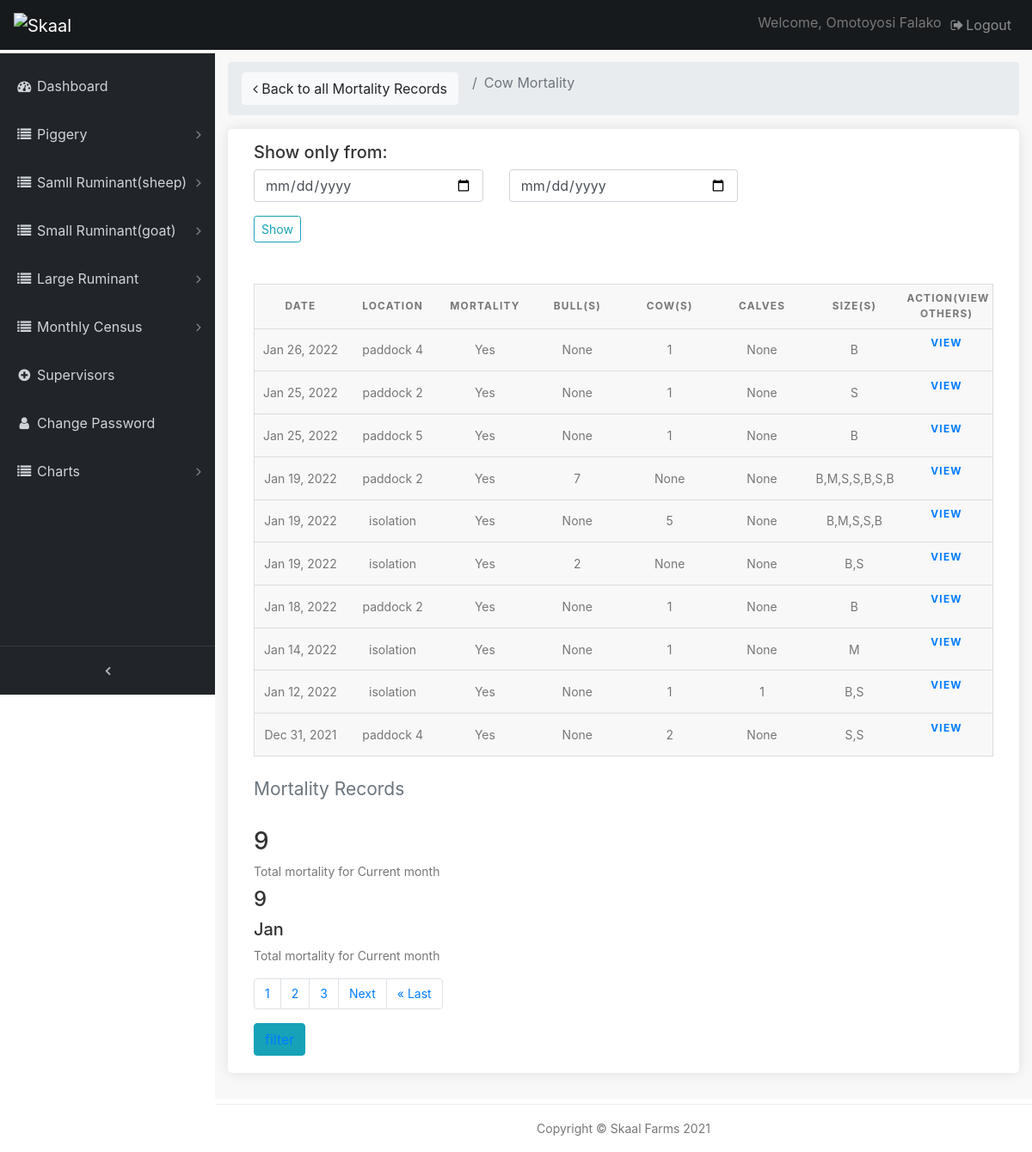
The app's page /pages/cow-motality-records (signed in), older data.
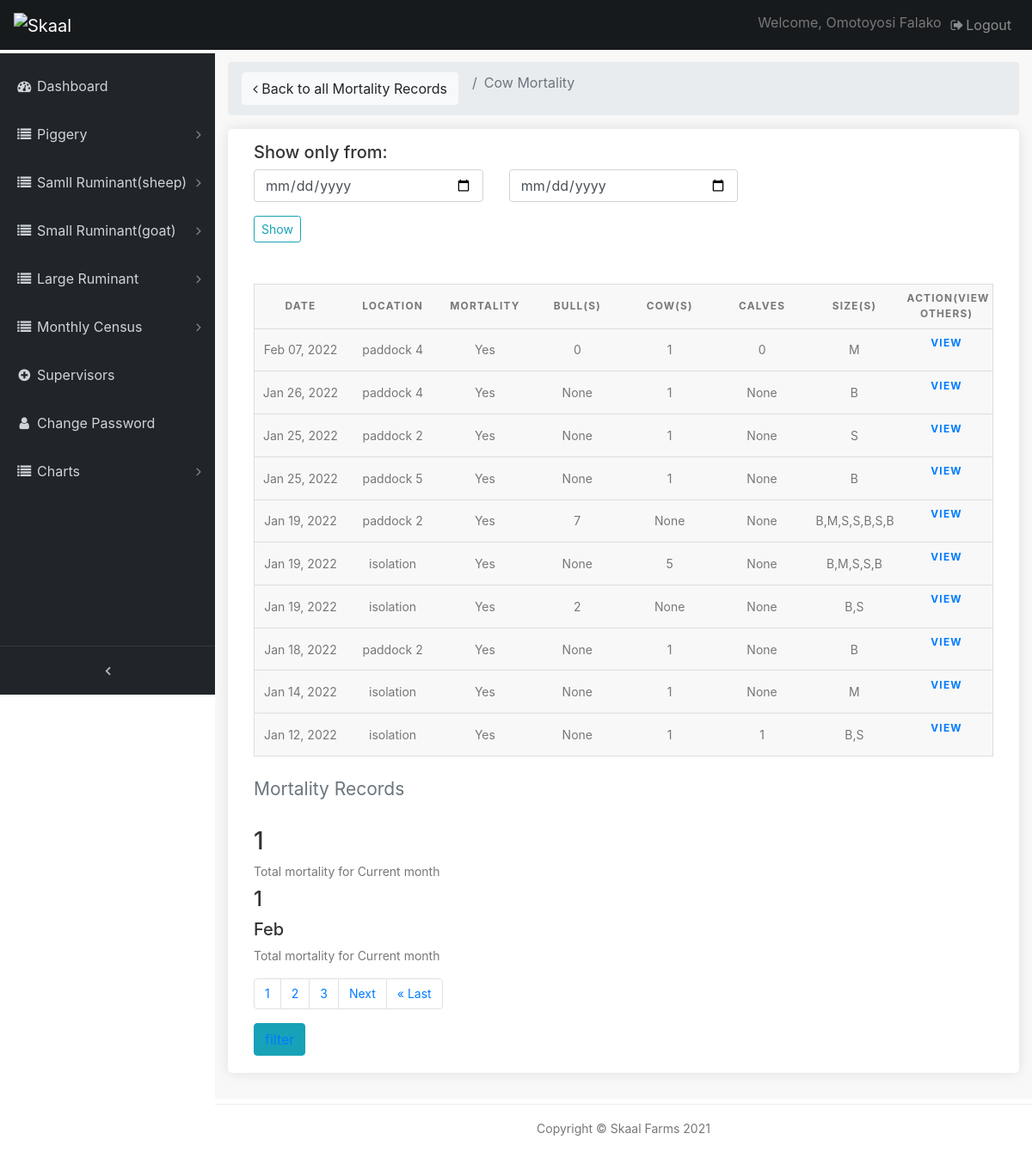
The same page, newer data.
### farmrecord/models.py (models this page shows, shortened)
class CowMortality(models.Model):
    mortality = models.CharField(max_length=10, verbose_name='mortality')
    date = models.DateTimeField(default=timezone.now)
    location = models.CharField(max_length=200, verbose_name='loaction(s)')
    cow_num = models.IntegerField(verbose_name='Cow(s)', blank=True, null=True, default=0)
    bull_num = models.IntegerField(verbose_name='Bull(s)', blank=True, null=True, default=0)
    calves = models.IntegerField(verbose_name='calve(s)', blank=True, null=True, default=0)
    section = models.ForeignKey(Section, verbose_name='Section', related_name='category1', null=True, on_delete=models.CASCADE)
    size = models.CharField(max_length=100, verbose_name='Size(s)')
    comment = models.TextField(max_length=500, verbose_name='Cause of death' , blank=True)
    image_1 = models.FileField(verbose_name='first image', blank=True, null=True, upload_to='uploads/',)
    image_2 = models.FileField(verbose_name=' second image', blank=True, null=True, upload_to='uploads/')
    class Meta():
        verbose_name_plural='Cow mortality'

### farmrecord/views.py (the view)
# urls.py: path('cow-motality-records', views.cow_motrec, name='cow_motrec'),
@login_required(login_url='/admin-page/login')
def cow_motrec(request):
    cow_rec =   CowMortality.objects.order_by('-date')
    query_form = CowmotFilter()
    paginated_filtercm = Paginator(cow_rec, 10)
    page_number = request.GET.get('page')
    cm_page_obj = paginated_filtercm.get_page(page_number)
    cowmot_count = CowMortality.objects.all()
    aggregated = cowmot_count.annotate(month=TruncMonth('date')).values('month').annotate(total=Count('mortality'))
    nums = "a" * cm_page_obj.paginator.num_pages
    context = {
        'cm_page_obj': cow_rec,
        'nums': nums,
        'q': query_form,
        'count' : aggregated
    }
    context['cm_page_obj'] = cm_page_obj
    return render(request, 'cowmotrec.html',context)

### farmrecord/forms.py
class CowmotFilter(forms.ModelForm):
    date = forms.DateField(widget=forms.HiddenInput(), required=False)
    start_date = forms.DateField(
        widget=forms.TextInput(attrs={'class': 'form-control', 'type' : 'date', 'placeholder': 'From'}))
    end_date = forms.DateField(
        widget=forms.TextInput(attrs={'class': 'form-control', 'type' : 'date', 'placeholder': 'To'}))
    class Meta:
        model = CowMortality
        fields =('date',)

### templates/cowmotrec.html (shortened to what this page needs)
{% extends 'base.html' %}
{% load static %}
{% block content %}
  <div class="content-wrapper">
    <div class="container-fluid">
      <ol class="breadcrumb">
        <li class="breadcrumb-item">
          <a  class="btn btn-light" href="{% url 'farmrecord:cow_motrec' %}"><i class="fa fa-angle-left"></i> Back to all Mortality Records</a>
        </li>
        <li class="breadcrumb-item active">Cow Mortality</li>
      </ol>
		<div class="box_general padding_bottom">
      <h5>Show only from:</h5>
      <form class="mb-5" action="{% url 'farmrecord:cowmot_filter' %}">
        <div class="row">
          <div class="col-lg-4 col-md-12 form-group">
            {{ q.start_date }}
          </div>
          <div class="col-lg-4 col-md-12 form-group">
            {{ q.end_date }}
          </div>
        </div>
        <input type="submit" class="btn btn-outline-info btn-sm" value="Show">
      </form>
			      <table>
                <caption>Mortality Records</caption>
                <thead>
                  <tr>
                    <th scope="col">Date</th>
                    <th scope="col">Location</th>
                    <th scope="col">Mortality</th>
                    <th scope="col">Bull(s)</th>
                    <th scope="col">Cow(s)</th>
                    <th scope="col">Calves</th>
                    <th scope="col">Size(s)</th>
                    <th scope="col">ACTION(View others)</th>
                  </tr>
                </thead>
                <tbody>
                  {% if  cm_page_obj %}
                  {% for a in cm_page_obj %}
                  <tr>
                    <td data-label="Date">{{ a.date|date:"M d, Y" }}</td>
                    <td data-label="Location">{{ a.location }}</td>
                    <td data-label="Mortality">{{ a.mortality }}</td>
                    <td data-label="Bull(s)">{{ a.bull_num }}</td>
                    <td data-label="Cow(s)">{{ a.cow_num }}</td>
                    <td data-label="Calves">{{ a.calves }}</td>
                    <td data-label="Size(s)">{{ a.size }}</td>
                    <th data-label="Action" class="table"><a href="{% url 'farmrecord:cow_motrec_view' a.id %}" >View</a></th>
                  {% endfor %}
                  {% endif %}
                  </tr>
                </tbody>
            </table>
            {% for a in count %}
            {% if forloop.last %}
            <h3>{{ a.total }}</h3>
            {% endif %}
            {% endfor %}
            {% for a in count %}
            {% if forloop.last %}
            <label for="">Total mortality for Current month</label>
            <h4>{{ a.total }}</h4>
            <h5>{{ a.month|date:"M" }}</h5>
            {% endif %}
            {% endfor %}
            <label for="">Total mortality for Current month</label>
            <div>
              <nav aria-label="Page navigation example">
                <ul class="pagination">
                 {% for i in nums %}
                  <li class="page-item"><a href="?page={{ forloop.counter }}" class="page-link active">{{ forloop.counter }}</a></li>
                 {% endfor %}
                  {% if cm_page_obj.has_next %}
                  <li class="page-item"><a class="page-link" href="?page={{ cm_page_obj.next_page_number }}">Next</a></li>
                  <li class="page-item"><a class="page-link" href="?page={{ cm_page_obj.paginator.num_pages }}">&laquo; Last</a></li>
                  {% endif %}
                </ul>
              </nav>
            </div>
            <button class="btn btn-info"><a href="{% url 'farmrecord:cowmot_filter' %}">filter</a> </button>
		</div>
	  </div>
   	</div>
{% endblock %}

Row changes from the older to the newer data that the page shows:
no longer on this page (row unchanged): CowMortality: date "Dec 31, 2021", location "paddock 4", mortality "Yes", bull_num "None", cow_num "2", calves "None", size "S,S"
added CowMortality: date "Feb 07, 2022", location "paddock 4", mortality "Yes", bull_num "0", cow_num "1", calves "0", size "M"
Text that changed along with them:
new list line: "1"
new list line: "Total mortality for Current month 1 Feb"
list line gone: "9"
list line gone: "Total mortality for Current month 9 Jan"
